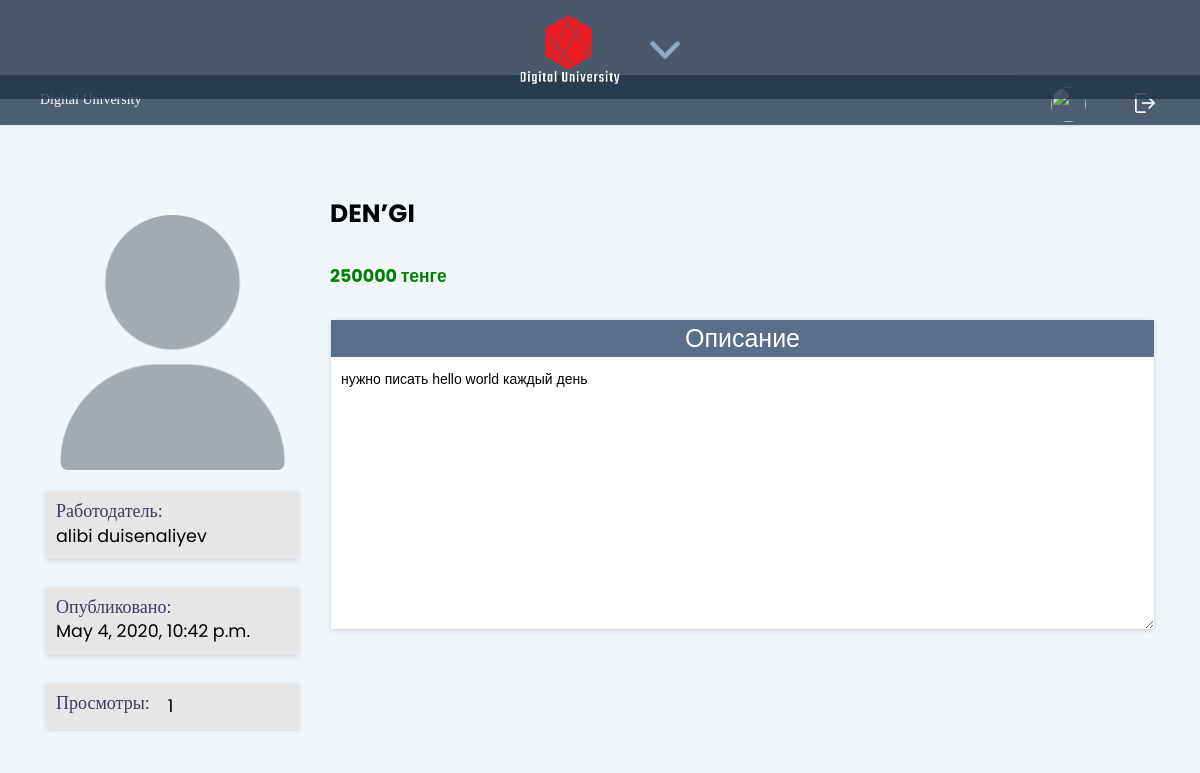
The page /vacancy/3 on the database its author committed.
### main/models.py (models this page shows, shortened)
class Vacancy(models.Model):
    title = models.TextField(default='')
    content = models.TextField(default='')
    salary = models.IntegerField(default=0)
    pub_date = models.DateTimeField(default=timezone.now)
    owner = models.ForeignKey(Employer, on_delete=models.CASCADE, default=None)
    is_active = models.BooleanField(default=True)
    views = models.ManyToManyField(VacancyView, blank=True)

class Employer(models.Model): # работодатель
    email = models.TextField(default="")
    password = models.TextField(default="")
    username = models.TextField(default="")
    fullname= models.TextField(default="")
    img_url = models.TextField(default=settings.STATIC_URL+"images/icons/user.png")
    date_of_register = models.DateField(auto_now=True)
    is_active = models.BooleanField(default=False)
    description = models.TextField(default="")
    vk = models.TextField(default="")
    telegram = models.TextField(default="")

### main/realibi_views.py (the view)
# urls.py: path('vacancy/<int:id>', realibi_views.vacancy_show, name="vacancy_show"),
def vacancy_show(request, id):
    vacancy = Vacancy.objects.filter(id=id).first()
    current_user = get_current_user(request)
    if isinstance(current_user, Student):
        if len(VacancyView.objects.filter(owner=current_user)) == 0:
            view = VacancyView.objects.create(owner=current_user)
            vacancy.views.add(view)
            vacancy.save()
    requests = Request.objects.filter(vacancy=vacancy, is_applied=False, is_invitation=False)
    return render(request, 'vacancy_show.html', {
        'vacancy': vacancy,
        'requests': requests,
        "user": current_user
    })

### main/views.py (called while the page is built)
def get_current_user(req):
    try:
        user = None
        user_id = req.session["user_id"]
        role = req.session["role"]
        print(role)
        if role == "student":
            user = Student.objects.filter(id=user_id).first()
        elif role == "employer":
            user = Employer.objects.filter(id=user_id).first()
        return user
    except Exception as error:
        print(req.session)
        print(error)
        return None

### main/templates/vacancy_show.html (shortened to what this page needs)
{% extends "base_vacancy.html" %}
{% load static %}
{%block tab_content%}
<div class="row">
<div class="col-3">
    <img src="{{vacancy.owner.img_url}}" class="achivement-img mgt-50" alt="">
        <div class="wrap-input100 validate-input m-b-16 col-xl-12 col-sm-12 p-0 m-t-20" >
            <div class="card shadow-sm x-shadow-fade-in">
                <div type="text" class="input100 p-t-10" style="height:auto">
                    <span style="float:left">Работодатель:&emsp; </span> <h3  style="float:left">{{vacancy.owner.fullname}}</h3>
                </div>
            </div>
        </div>
        <div class="wrap-input100 validate-input m-b-16 col-xl-12 col-sm-12 p-0 m-t-10" >
            <div class="card shadow-sm x-shadow-fade-in">
                <div class="input100 p-t-10" style="height:auto">
                    <span style="float:left">Опубликовано:&emsp;</span> <h3  style="float:left" style="float:left"> {{vacancy.pub_date}}</h3>
                </div>
            </div>
        </div>
        <div class="wrap-input100 validate-input m-b-16 col-xl-12 col-sm-12 p-0 m-t-10" >
            <div class="card shadow-sm x-shadow-fade-in">
                <div class="input100 p-t-10" style="height:auto">
                    <span style="float:left">Просмотры:&emsp;</span> <h3  style="float:left" style="float:left"> {{vacancy.views.all|length}}</h3>
                </div>
            </div>
        </div>
</div>
<div class="col-9">
    <h1  class="important-text" style="margin:30px auto;text-align:left;">{{vacancy.title}}</h1>
    <h3  class="important-text" style="margin:30px auto;text-align:left; color:green">{{vacancy.salary}} тенге</h3>
    <div class="tab-content">
        <div class=" active" id="portfolio">
                <div class="form-group">
                    <div class="wrap-input100 validate-input m-b-16 col-xl-12 col-sm-12 relative p-0">
                        <div class="card shadow-sm x-shadow-fade-in">
                            <h1 class="resume-title inherit-style">Описание</h1>
                            <textarea disabled  id="resume" class="resume" rows="10">{{vacancy.content}}</textarea>
                        </div>
                    </div>
                </div>
        </div>
    </div>
</div>
</div>
{%endblock%}

### main/templates/base_vacancy.html (shortened to what this page needs)
{% block links %}
    {% load static %}
    <head>
        <link rel="stylesheet" href="{%static 'css/bootstrap.min.css'%}">
        <link rel="stylesheet" href="{%static 'css/sidebar.css'%}">
        <link rel="stylesheet" href="{%static 'css/style.css'%}">
		<link rel="stylesheet" href="https://stackpath.bootstrapcdn.com/font-awesome/4.7.0/css/font-awesome.min.css">
        <link rel="stylesheet" type="text/css" href="{%static 'css/util.css'%}">
        <link rel="stylesheet" type="text/css" href="{%static 'css/portfolio.css'%}">
    </head>
{% endblock %}
{% block body%}
    <body>
        <div class="wrap">
            {% block header %}
                <div class="sidebar-parent-top-block">
                    <nav class="sidebar" id="mobile-nav">
                        <div class="sidebar-content">
                        <div class="sidebar-header">
                            <div class="arrow-navigation"><img alt="" id="arrow-mobile" style="width: 30px; margin-top: 15px;"
                                src="{%static 'images/icons/down-arrow.png'%}"></div>
                            <a href="#"><img alt="" class="mystat-img-mobile" src="{%static 'images/logo.png'%}" style="width: 100px;"></a>
                        </div>
                        </div>
                    </nav>
                </div>
            {% endblock %}
            {% block body_content %}
                <div class="content">
                    <nav class="navbar navbar-expand-lg navbar-light {% if success or upload_error %}m-0{% endif %}" id="none">
                        <div class="container-fluid">
                            <div class=" navbar-collapse" style="text-align: center;" id="navbarSupportedContent">
                                <a style="color:white;" href="#">Digital University</a>
                                <ul class="nav navbar-nav ml-auto">
                                    <li class="nav-item m-r-30">
                                        <img src="{{user.img_url}}" class="nav-image inline-block" alt="">
                                        <a class="nav-link inline-block" href="#">{{user.fullname}}</a>
                                    </li>
                                    <li class="nav-item">
                                        <form action="{% url 'main:logout'%}" method="post">{% csrf_token %}
                                            <button type="submit" class="nav-link m-t-10" href="{%url 'main:logout'%}"><img style="width: 20px;" src="{%static 'images/icons/logout-white.png'%}"alt=""></button>
                                        </form>
                                    </li>
                                </ul>
                            </div>
                        </div>
                    </nav>
                    {% block content%}
                        <div class="container bootstrap snippet {% if success or upload_error %}m-t-30{% endif %}">
                            <div class="row">
                                <div class="col-12">
                                {% block tab_content%}
                                {%endblock%}
                            </div>
                        </div>
                    {%endblock%}
                </div>
            {% endblock %}
        </div>
    </body>
{% endblock %}

### main/static/css/sidebar.css (style rules this page uses)
body { overflow-x: hidden; background: #f1f6fa; }
.navbar { background-color: #24344e; border: none; border-radius: 0; padding: 0; }
.navbar button { color: #fff; }
.navbar { padding: 12px 10px; background: #fff; border: none; border-radius: 0; box-shadow: 1px 1px 3px rgba(0, 0, 0, 0.1); }
i, span { display: inline-block; }
.wrap { display: flex; align-items: stretch; background-color: #f1f6fa; }
.sidebar-parent-top-block { display: none; }
.content { width: 100%; min-height: 100vh; transition: all 0.3s; }
@media screen and (max-device-width: 825px) and (orientation: landscape) { .wrap .content { padding-top: 75px; } }
@media screen and (max-device-width: 825px) and (orientation: landscape) { .wrap .sidebar-parent-top-block { display: block; position: fixed; z-index: 1049; width: 100%; text-align: center; } }
@media screen and (max-device-width: 825px) and (orientation: landscape) { .wrap .sidebar-parent-top-block .sidebar { color: #fff; transition: all 0.3s; position: fixed; width: 100%; background-repeat: no-repeat; background-size: cover; } }
@media screen and (max-device-width: 825px) and (orientation: landscape) { .wrap .sidebar-parent-top-block .sidebar .sidebar-content { background: rgba(33, 51, 71, 0.8); } }
@media screen and (max-device-width: 825px) and (orientation: landscape) { .wrap .sidebar-parent-top-block .sidebar .sidebar-content .sidebar-header { display: flex; justify-content: center; padding: 15px 20px; } }
@media screen and (max-device-width: 825px) and (orientation: landscape) { .wrap .sidebar-parent-top-block .sidebar .sidebar-content .sidebar-header .arrow-navigation { order: 2; margin-left: 30px; padding-top: 5px; } }
@media screen and (max-device-width: 825px) and (orientation: landscape) { .wrap .sidebar-parent-top-block .sidebar .sidebar-content .sidebar-header .arrow-navigation img { width: 10px; } }

### main/static/css/portfolio.css (style rules this page uses)
* { margin: 0px; padding: 0px; box-sizing: border-box; }
body, html { height: 100%; font-family: Ubuntu-Regular, sans-serif; }
a { font-family: Ubuntu-Regular; font-size: 14px; line-height: 1.7; color: #666666; margin: 0px; transition: all 0.4s; -webkit-transition: all 0.4s; -o-transition: all 0.4s; -moz-transition: all 0.4s; }
h1,h2,h3,h4,h5,h6 { margin: 0px; }
ul, li { margin: 0px; list-style-type: none; }
textarea { outline: none; border: none; }
button { outline: none !important; border: none; background: transparent; }
.nav-image { width: 35px; border-radius: 50%; display: inline-block; }
.inline-block { display: inline-block !important; }
.relative { position: relative; }
.x-shadow-fade-in { transition-property: box-shadow; transition-duration: .33s; transition-timing-function: ease-out; }
.shadow-sm { box-shadow: 0 0.125rem 0.5rem rgba(0,0,0,0.15) !important; }
.resume { width: 100%; padding: 10px !important; color: black !important; background-color: white !important; }
.important-text { font-weight: bold; }
.inherit-style { background-color: #586e8b !important; color: white !important; }
.resume-title { width: 100%; text-align: center; font-family: inherit; }
.card { position: relative; display: flex; flex-direction: column; min-width: 0; word-wrap: break-word; background-color: #fff; background-clip: border-box; border: 0 solid rgba(0,0,0,0.125); }
.mgt-50 { margin-top: 50px; }
.wrap-input100 { position: relative; border: 1px solid transparent; }
.input100 { font-family: Ubuntu-Bold; color: #403866; line-height: 1.2; font-size: 18px; border-radius: 3px; display: block; width: 100%; background-color: #e6e6e6; height: 45px; padding: 10px; height: auto; }
.achivement-img { width: 100%; }
.validate-input { position: relative; }

### rows shown on the page
Vacancy: owner.img_url (placeholder picture), owner.fullname "alibi duisenaliyev", pub_date "May 4, 2020, 10:42 p.m.", views.all|length "1", title "DEN’GI", salary "250000", content "нужно писать hello world каждый день"
